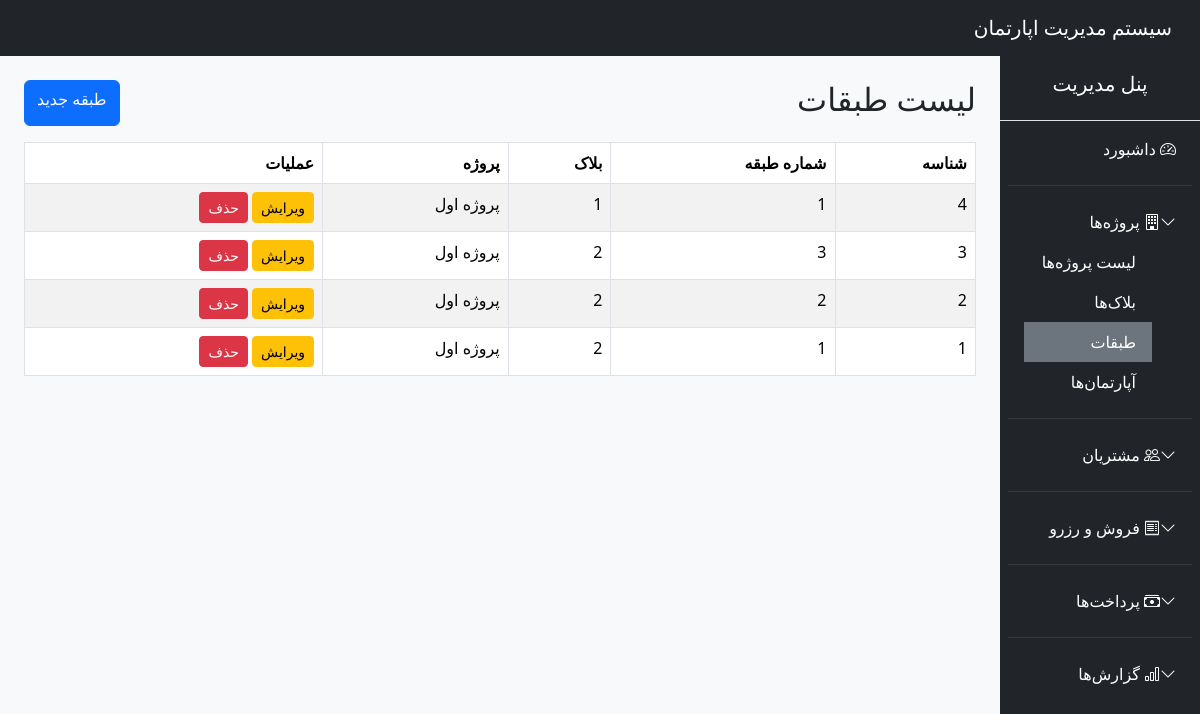
The page /public/?route=floors (signed in) on the database as committed earlier.
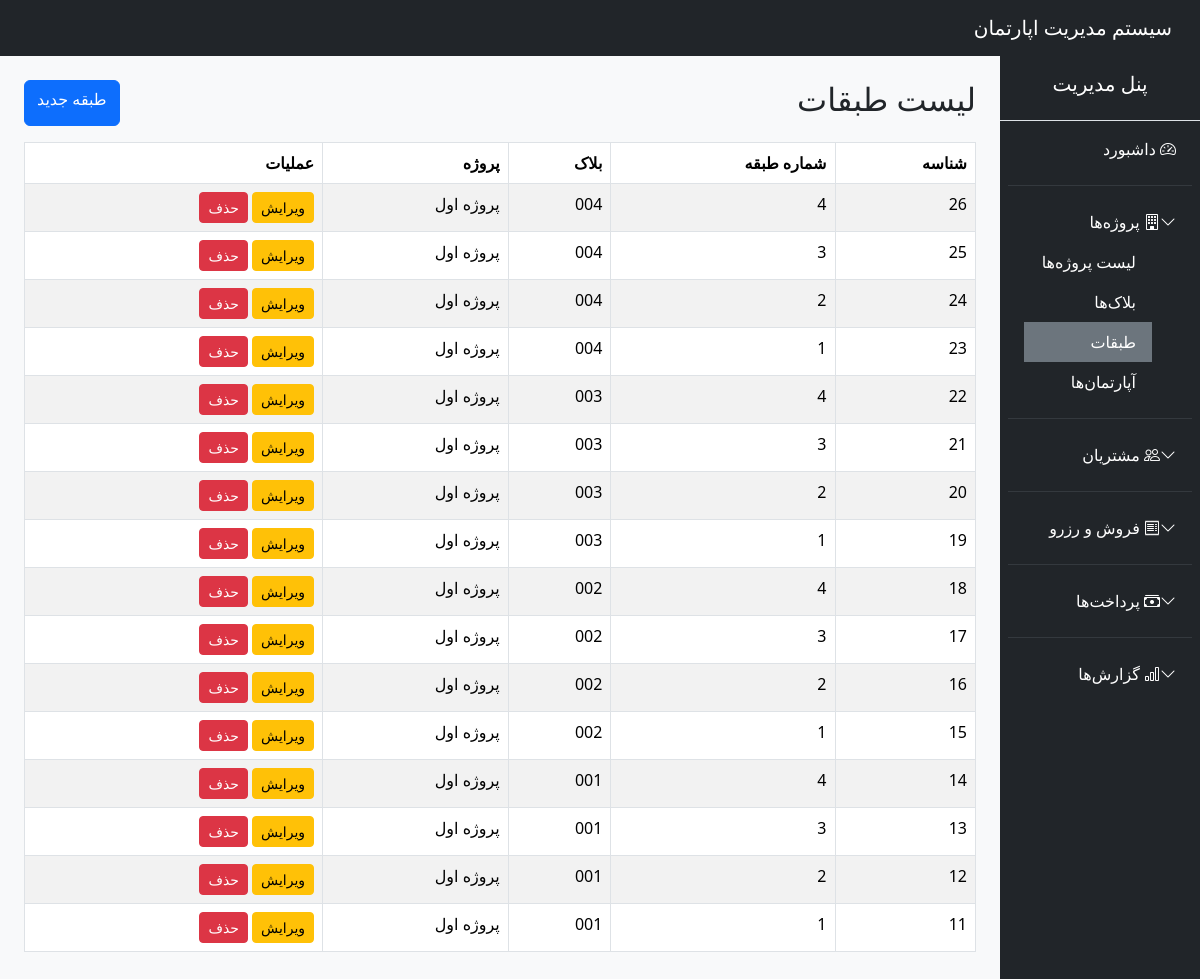
The same page on the database as committed later.
### tables this page shows
CREATE TABLE `floors` (
  `id` int(11) NOT NULL,
  `block_id` int(11) NOT NULL,
  `floor_number` int(11) NOT NULL
);

CREATE TABLE `blocks` (
  `id` int(11) NOT NULL,
  `project_id` int(11) NOT NULL,
  `name` varchar(50) NOT NULL,
  `floors_count` int(11) NOT NULL
);

CREATE TABLE `projects` (
  `id` int(11) NOT NULL,
  `name` varchar(100) NOT NULL,
  `location` varchar(255) DEFAULT NULL,
  `description` text DEFAULT NULL,
  `created_at` timestamp NOT NULL DEFAULT current_timestamp(),
  `status` enum('ACTIVE','INACTIVE','COMPLETED') NOT NULL DEFAULT 'ACTIVE'
);

### app/core/Controller.php (called while the page is built, shortened)
<?php
class Controller {
    protected function view($view, $data = []) {
        extract($data);
        require "../app/views/$view.php";
    }
    protected function model($model) {
        return new $model;
    }
}

### app/controllers/FloorController.php (called while the page is built, shortened)
<?php
class FloorController extends Controller
{
    public function index()
    {
        $floorModel = $this->model("Floor");
        $floors = $floorModel->all();
        $this->view("floors/index", compact('floors', 'blocks', 'page_title'));
    }
}

### public/index.php (called while the page is built, shortened)
<?php
require_once "../app/core/Database.php";
require_once "../app/core/Controller.php";
require_once "../app/core/Model.php";
require_once "../routes/web.php";

### config/config.php (called while the page is built)
<?php
return [
    'db' => [
        'host' => 'localhost',
        'dbname' => 'apartment_system',
        'user' => 'root',
        'pass' => ''
    ]
];

### app/core/Database.php (called while the page is built, shortened)
<?php
class Database {
    private static $instance = null;
    private function __construct() {
        $config = require __DIR__ . '/../../config/config.php';
        $dsn = "mysql:host={$config['db']['host']};dbname={$config['db']['dbname']};charset=utf8mb4";
        try {
            $this->pdo = new PDO($dsn, $config['db']['user'], $config['db']['pass']);
        } catch (PDOException $e) {
            die("DB Connection Failed: " . $e->getMessage());
        }
    }
    public static function connect() {
        if (self::$instance === null) {
            self::$instance = new Database();
        }
        return self::$instance->pdo;
    }
}

### app/core/Model.php (called while the page is built, shortened)
<?php
class Model {
    public function __construct() {
        $this->db = Database::connect();
    }
}

### app/models/Floor.php (called while the page is built, shortened)
<?php
class Floor extends Model
{
    public function all()
    {
        $sql = "SELECT f.*, b.name AS block_name, p.name AS project_name
                FROM floors f
                JOIN blocks b ON f.block_id = b.id
                JOIN projects p ON b.project_id = p.id
                ORDER BY f.id DESC";
        return $this->db->query($sql)->fetchAll(PDO::FETCH_ASSOC);
    }
}

### app/views/floors/index.php (the view)
<?php require "../app/views/layouts/header.php"; ?>
<?php require "../app/views/layouts/sidebar.php"; ?>
<div class="d-flex justify-content-between mb-3">
    <h2>لیست طبقات</h2>
    <a href="/apartment_system/public/?route=floors_create" class="btn btn-primary">طبقه جدید</a>
</div>
<table class="table table-bordered table-striped">
    <thead>
        <tr>
            <th>شناسه</th>
            <th>شماره طبقه</th>
            <th>بلاک</th>
            <th>پروژه</th>
            <th>عملیات</th>
        </tr>
    </thead>
    <tbody>
    <?php foreach ($floors as $floor): ?>
        <tr>
            <td><?= $floor['id'] ?></td>
            <td><?= $floor['floor_number'] ?></td>
            <td><?= $floor['block_name'] ?></td>
            <td><?= $floor['project_name'] ?></td>
            <td>
                <a href="/apartment_system/public/?route=floors_edit&id=<?= $floor['id'] ?>" class="btn btn-warning btn-sm">ویرایش</a>
                <a href="/apartment_system/public/?route=floors_delete&id=<?= $floor['id'] ?>" class="btn btn-danger btn-sm" onclick="return confirm('حذف شود؟')">حذف</a>
            </td>
        </tr>
    <?php endforeach; ?>
    </tbody>
</table>
<?php require "../app/views/layouts/footer.php"; ?>

Rows that differ between the two databases and show on the page:
removed floors: id "4", floor_number "1", block.name "1", projects.name "پروژه اول"
removed floors: id "3", floor_number "3", block.name "2", projects.name "پروژه اول"
removed floors: id "2", floor_number "2", block.name "2", projects.name "پروژه اول"
removed floors: id "1", floor_number "1", block.name "2", projects.name "پروژه اول"
added floors: id "26", floor_number "4", block.name "004", projects.name "پروژه اول"
added floors: id "25", floor_number "3", block.name "004", projects.name "پروژه اول"
added floors: id "24", floor_number "2", block.name "004", projects.name "پروژه اول"
added floors: id "23", floor_number "1", block.name "004", projects.name "پروژه اول"
added floors: id "22", floor_number "4", block.name "003", projects.name "پروژه اول"
added floors: id "21", floor_number "3", block.name "003", projects.name "پروژه اول"
added floors: id "20", floor_number "2", block.name "003", projects.name "پروژه اول"
added floors: id "19", floor_number "1", block.name "003", projects.name "پروژه اول"
added floors: id "18", floor_number "4", block.name "002", projects.name "پروژه اول"
added floors: id "17", floor_number "3", block.name "002", projects.name "پروژه اول"
added floors: id "16", floor_number "2", block.name "002", projects.name "پروژه اول"
added floors: id "15", floor_number "1", block.name "002", projects.name "پروژه اول"
added floors: id "14", floor_number "4", block.name "001", projects.name "پروژه اول"
added floors: id "13", floor_number "3", block.name "001", projects.name "پروژه اول"
added floors: id "12", floor_number "2", block.name "001", projects.name "پروژه اول"
added floors: id "11", floor_number "1", block.name "001", projects.name "پروژه اول"
